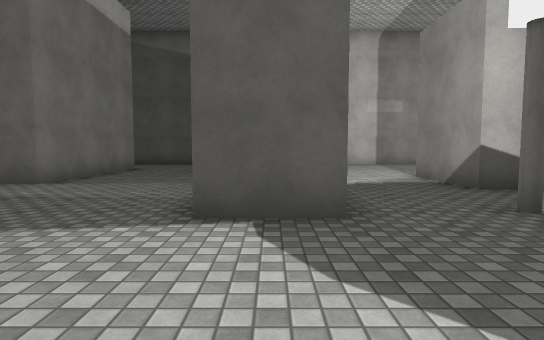
view 1 (above)

23 first-person views from a walk through a 3-D level made in the Unity game engine. The camera is 1.3 m above the floor, tilts 4° down and sees 80° across. The floor is counted in squares, 2 m on a side. Each view is taken from the middle of a square. On the plan, view 1 faces up. The plan holds only what a view shows up to about 10 squares ahead; the rest is blank. The place goes on beyond the plan. The player is left out. Surface patterns are stand-ins for the level's own textures.

view 2
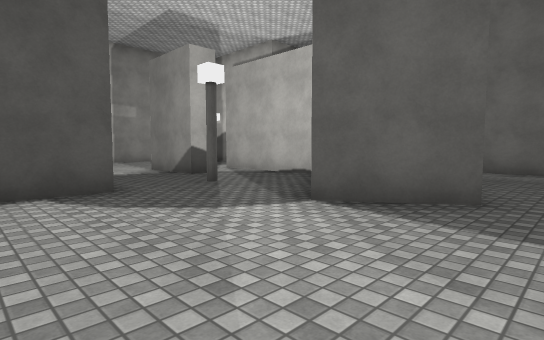

view 3
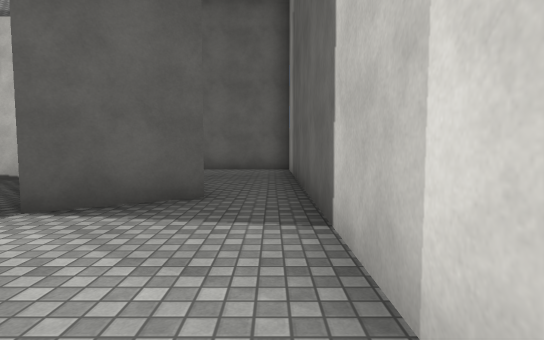

view 4
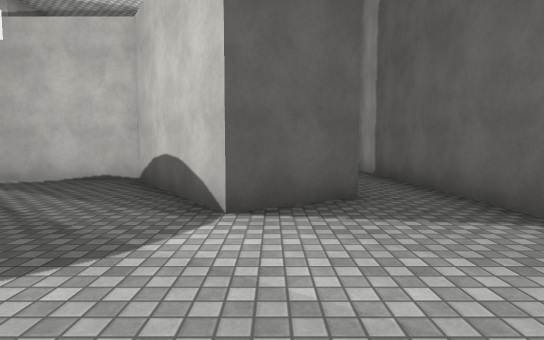

view 5
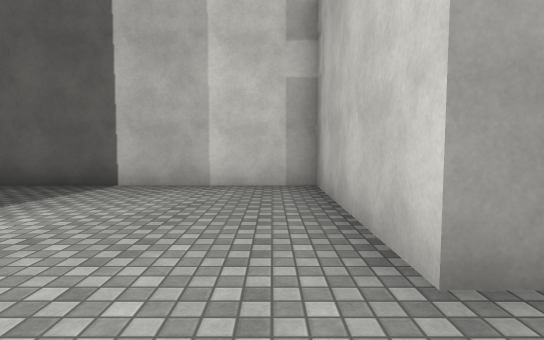

view 6
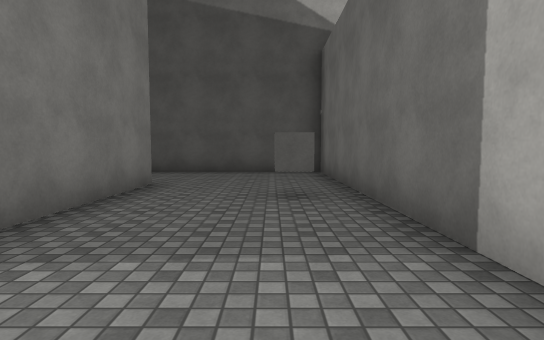

view 7
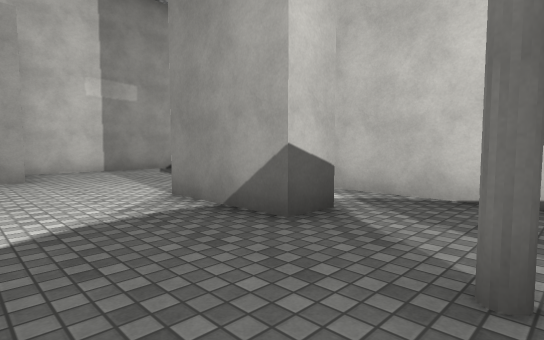

view 8
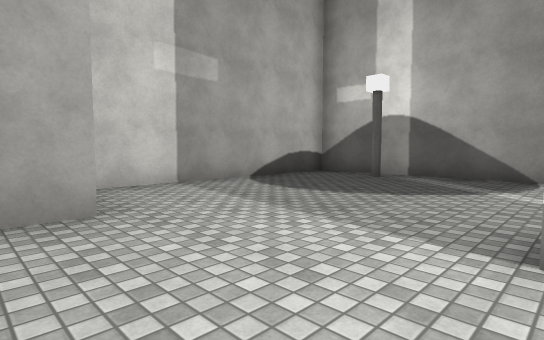

view 9
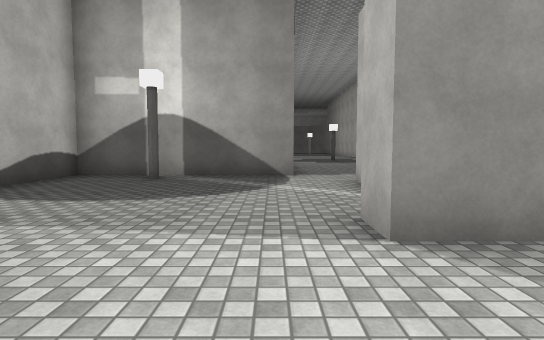

view 10
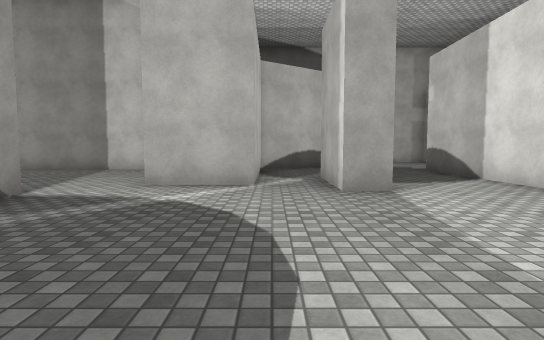

view 11
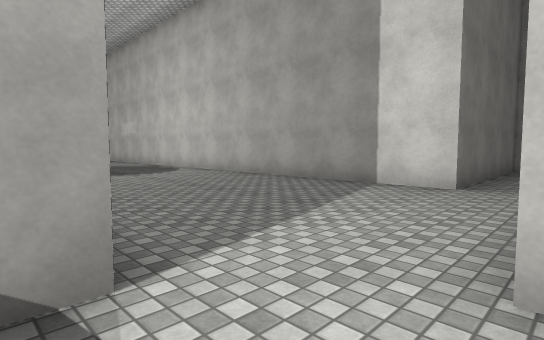

view 12
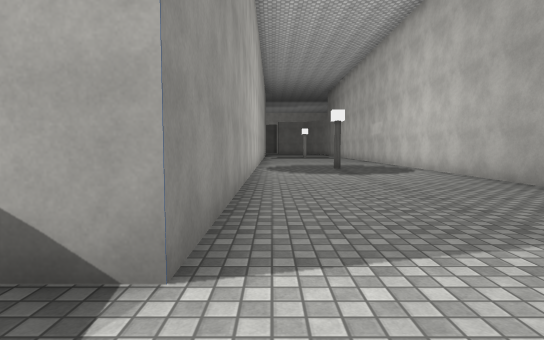

view 13
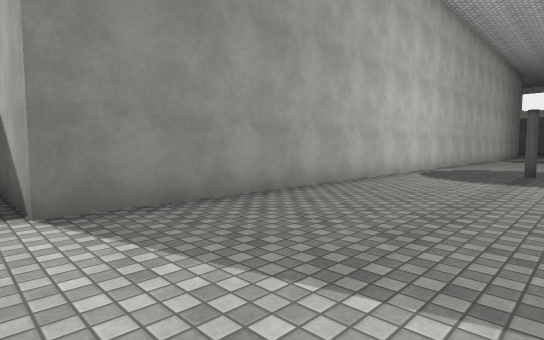

view 14
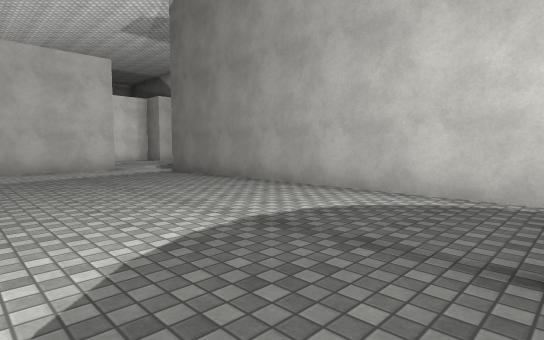

view 15
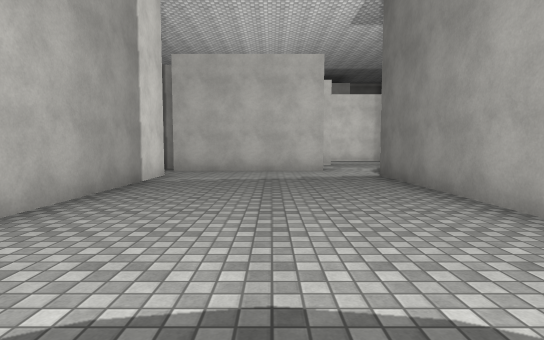

view 16
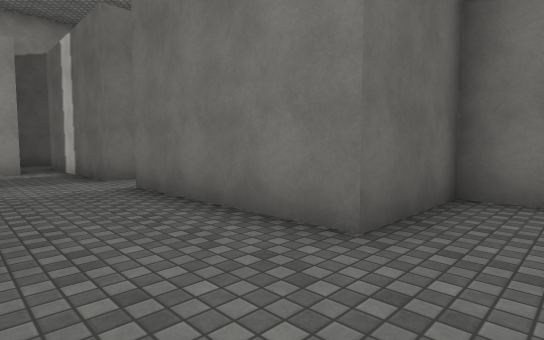

view 17
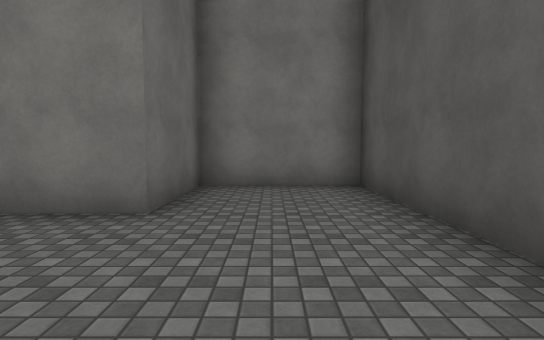

view 18
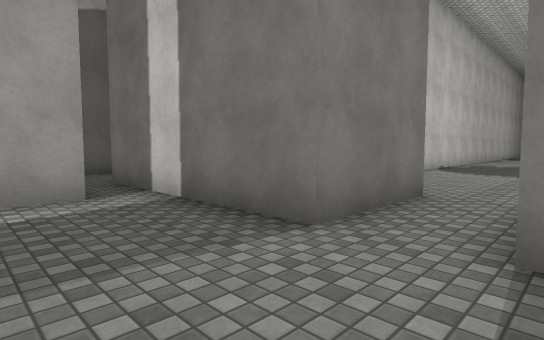

view 19
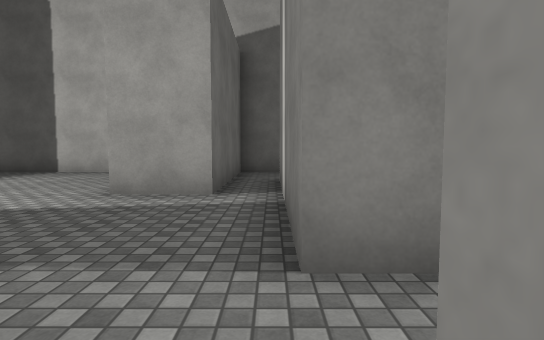

view 20
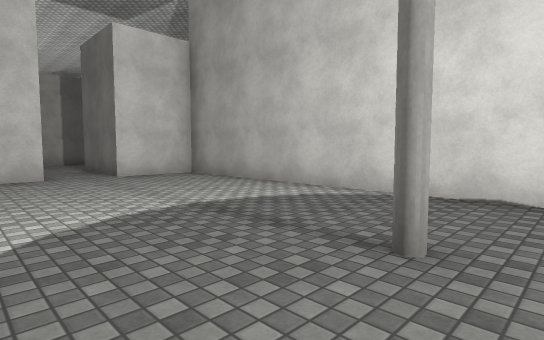

view 21
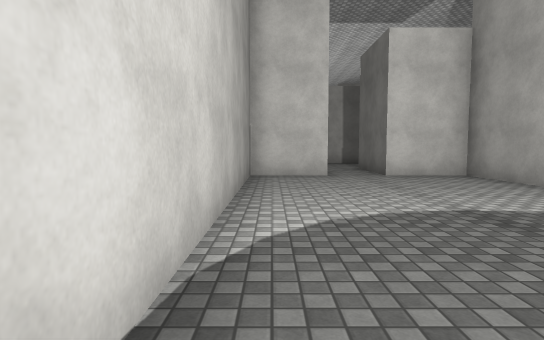

view 22
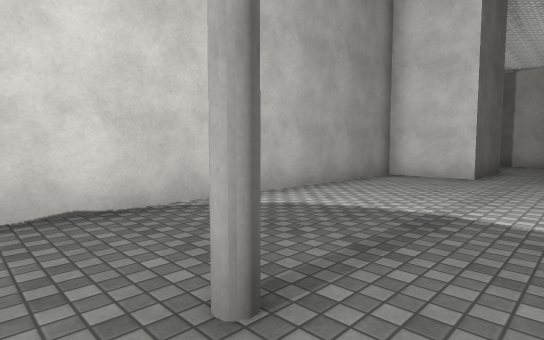

view 23
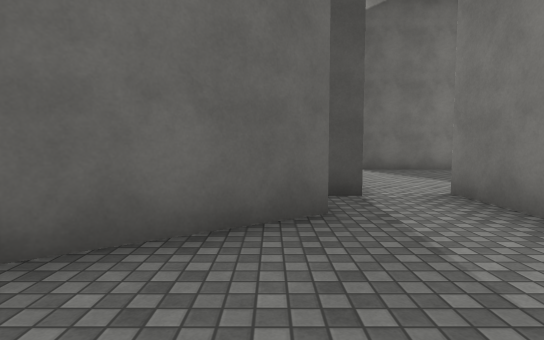

### Floor plan
Ten units are one square. View 1 is at (0, 0); x grows to the right and y downward. Boxes are objects, and circles mark ways between rooms. Rooms are numbered by the first view taken in them; rooms with no view inside come last. Other rooms are left out.
<svg viewBox="-143 -130 323 160">
<path fill="none" stroke="#000" d="M32 12 21 -4 37 -15M7 -29 -8 -29M-18 -16 -18 25 36 25M-7 -55 -7 -125 -65 -125 -65 -98 -42 -98 -42 -57M-42 -44 -42 -15M-32 -16 -18 -16M39 -72 39 -50 32 -50 32 -72 39 -72M20 -103 12 -103M7 -69 7 -29M85 -75 85 -125 22 -125M37 -15 53 -26 53 -64 72 -64M85 -25 171 -25M175 -75 85 -75M72 -64 72 -23M-136 -25 -65 -25 -65 -44 -42 -44M-42 -57 -65 -57 -65 -75 -138 -75M66 -12 44 3M72 -23 68 -23M36 25 85 25 85 -25"/>
<rect x="-25" y="-85" width="10" height="10" fill="#bbb"><title>other object</title></rect>
<rect x="25" y="-35" width="10" height="10" fill="#bbb"><title>other object</title></rect>
<rect x="75" y="-105" width="10" height="10" fill="#bbb"><title>other object</title></rect>
<rect x="165" y="-55" width="10" height="10" fill="#bbb"><title>other object</title></rect>
<circle cx="-10" cy="-20" r="3" fill="#2a7"/>
<circle cx="20" cy="-20" r="3" fill="#2a7"/>
<circle cx="30" cy="20" r="3" fill="#2a7"/>
<circle cx="-55" cy="-50" r="3" fill="#2a7"/>
<circle cx="80" cy="-70" r="3" fill="#2a7"/>
<circle cx="80" cy="-20" r="3" fill="#2a7"/>
<text x="10" y="0">1</text>
<text x="-30" y="-70">2</text>
<text x="40" y="-80">3</text>
<text x="130" y="-50">4</text>
<text x="-100" y="-50">5</text>
<text x="70" y="10">6</text>
</svg>
Room 1 opens to room 2. Room 1 opens to room 3. Room 1 opens to room 6. Room 2 opens to room 5. Room 3 opens to room 4. Room 4 opens to room 6.

Where each view was taken, in squares from view 1:
view 1: 0 up, 0 right, facing up
view 2: 2 down, 1 left, facing up-right
view 3: 2 down, 1 left, facing right
view 4: 0 up, 1 left, facing right
view 5: 3 up, 1 left, facing down
view 6: 4 up, 2 left, facing up
view 7: 3 up, 1 right, facing up-right
view 8: 7 up, 1 right, facing up-right
view 9: 8 up, 1 right, facing right
view 10: 12 up, 5 right, facing down
view 11: 8 up, 7 right, facing down-right
view 12: 7 up, 7 right, facing right
view 13: 4 up, 8 right, facing up-right
view 14: 3 up, 17 right, facing up-left
view 15: 5 up, 16 right, facing left
view 16: 11 up, 2 left, facing down-left
view 17: 11 up, 1 left, facing left
view 18: 6 up, 2 left, facing down-left
view 19: 6 up, 4 left, facing down
view 20: 7 up, 14 left, facing down-right
view 21: 7 up, 14 left, facing right
view 22: 4 up, 14 left, facing up-right
view 23: 2 down, 6 right, facing up
